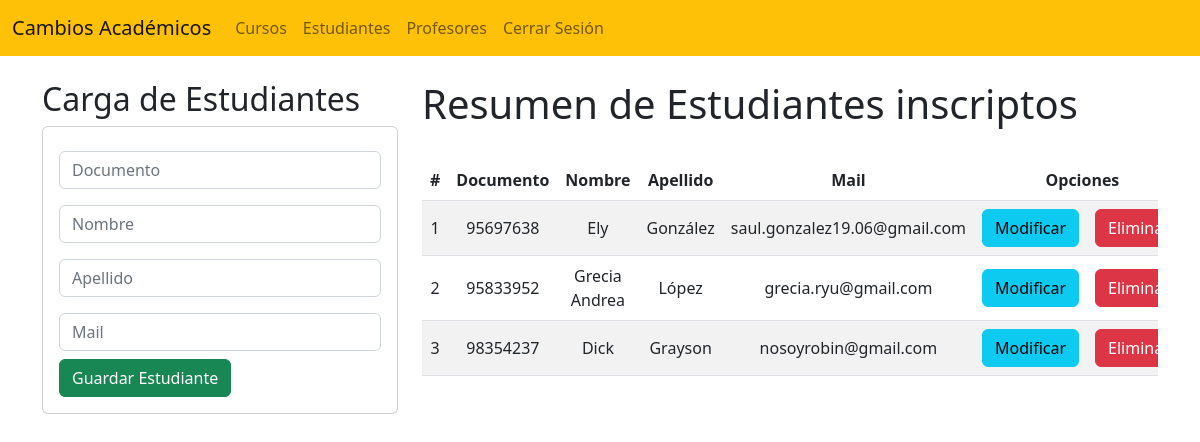
Screenshot of /EstudianteHome/ with the database file from the repository.
### blog/models.py (models this page shows, shortened)
class Estudiante(models.Model):
    documento = models.CharField(primary_key=True, max_length=8)
    nombre = models.CharField(max_length=30)
    apellido = models.CharField(max_length=30)
    email = models.EmailField()

### blog/views.py (the view)
# urls.py: path('EstudianteHome/', views.EstudiantesHome),
def EstudiantesHome(request):
    estudianteslistado = Estudiante.objects.all()
    return render(request, "estudiante.html", {"estudiantes": estudianteslistado})

### blog/templates/estudiante.html (shortened to what this page needs)
{% extends "./base.html" %}
{% block body %}
<div class="row">
    <div class="col-sm-12 col-md-6 col-lg-4 col-xl-4">
        <h2>Carga de Estudiantes</h2>
        <div class="card">
            <div class="card-body">
                <form action="/EstudianteHome/NuevoEstudiante/" method="POST">{% csrf_token %}
                    <div class="form-group py-2">
                        <input type="text" id="DocumentoTxt" name="DocumentoTxt" class="form-control"
                        placeholder="Documento" minlength="8" maxlength="8" required>
                    </div>
                    <div class="form-group py-2">
                        <input type="text" id="NombreTxt" name="NombreTxt" class="form-control"
                        placeholder="Nombre" maxlength="30" required>
                    </div>
                    <div class="form-group py-2">
                        <input type="text" id="ApellidoTxt" name="ApellidoTxt" class="form-control"
                        placeholder="Apellido" maxlength="30" required>
                    </div>
                    <div class="form-group py-2">
                        <input type="text" id="EmailTxt" name="EmailTxt" class="form-control"
                        placeholder="Mail" maxlength="50" required>
                    </div>
                    <div class="form-group">
                       <button type="submit" class="btn btn-success btn-block text-white">Guardar Estudiante</button>
                    </div>
                </form>
            </div>
        </div>
    </div>
    <div class="col-sm-12 col-md-6 col-lg-8 col-xl-8">
        <h1>Resumen de Estudiantes inscriptos</h1>
        <div class="table-responsive py-4">
            <table class="table table-striped">
                <thead>
                    <tr>
                        <th>#</th>
                        <th>Documento</th>
                        <th>Nombre</th>
                        <th>Apellido</th>
                        <th>Mail</th>
                        <th colspan="2">Opciones</th>
                    </tr>
                </thead>
                <tbody>
                    {% for e in estudiantes %}
                    <tr>
                        <td>{{forloop.counter}}</td>
                        <td>{{e.documento}}</td>
                        <td>{{e.nombre}}</td>
                        <td>{{e.apellido}}</td>
                        <td>{{e.email}}</td>
                        <td><a href="EditarEstudiante/{{e.documento}}" class="btn btn-info">Modificar</a></td>
                        <td><a href="EliminarEstudiante/{{e.documento}}" class="btn btn-danger">Eliminar</a></td>
                    </tr>
                    {% endfor %}
                </tbody>
            </table>
        </div>
    </div>
</div>
{% endblock %}

### blog/templates/base.html (shortened to what this page needs)
<!DOCTYPE html>
<html lang="en">
<head>
    {% load static %}
    <link href="https://cdn.jsdelivr.net/npm/bootstrap@5.2.2/dist/css/bootstrap.min.css" rel="stylesheet">
    <link rel="stylesheet" href="{% static 'css/Estilos.css' %}">
</head>
<body>
    <nav class="navbar navbar-expand-lg bg-warning">
        <div class="container-fluid">
          <a class="navbar-brand" href="#">Cambios Académicos</a>
          <div class="collapse navbar-collapse" id="navbarNavAltMarkup">
            <div class="navbar-nav">
              <a class="nav-link" aria-current="page" href="/">Cursos</a>
              <a class="nav-link" href="/EstudianteHome/">Estudiantes</a>
              <a class="nav-link" href="/ProfesorHome/">Profesores</a>
              <a class="nav-link" href="{% url 'Cerrar Sesión' %}">Cerrar Sesión</a>
            </div>
          </div>
        </div>
      </nav>
      <div class="container py-4">
        {% block body %}
        {% endblock %}
      </div>
</body>
</html>

### blog/static/css/Estilos.css (style rules this page uses)
th, td { text-align: center; vertical-align: middle; }

### rows the page displays
Estudiante: documento "95697638", nombre "Ely", apellido "González", email "saul.gonzalez19.06@gmail.com"
Estudiante: documento "95833952", nombre "Grecia Andrea", apellido "López", email "grecia.ryu@gmail.com"
Estudiante: documento "98354237", nombre "Dick", apellido "Grayson", email "nosoyrobin@gmail.com"
